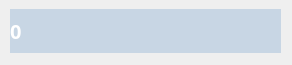
<?xml version="1.0" encoding="UTF-8"?>
<ui version="4.0">
 <class>Form</class>
 <widget class="QWidget" name="Form">
  <property name="geometry">
   <rect>
    <x>0</x>
    <y>0</y>
    <width>292</width>
    <height>65</height>
   </rect>
  </property>
  <property name="windowTitle">
   <string>Form</string>
  </property>
  <widget class="QLabel" name="result">
   <property name="geometry">
    <rect>
     <x>10</x>
     <y>9</y>
     <width>271</width>
     <height>44</height>
    </rect>
   </property>
   <property name="font">
    <font>
     <family>Rockwell Extra Bold</family>
     <pointsize>15</pointsize>
     <weight>75</weight>
     <bold>true</bold>
    </font>
   </property>
   <property name="styleSheet">
    <string notr="true">background-color: rgb(200, 214, 228);
color: rgb(255, 255, 255);</string>
   </property>
   <property name="text">
    <string>0</string>
   </property>
   <property name="margin">
    <number>10</number>
   </property>
  </widget>
 </widget>
 <resources/>
 <connections/>
</ui>
